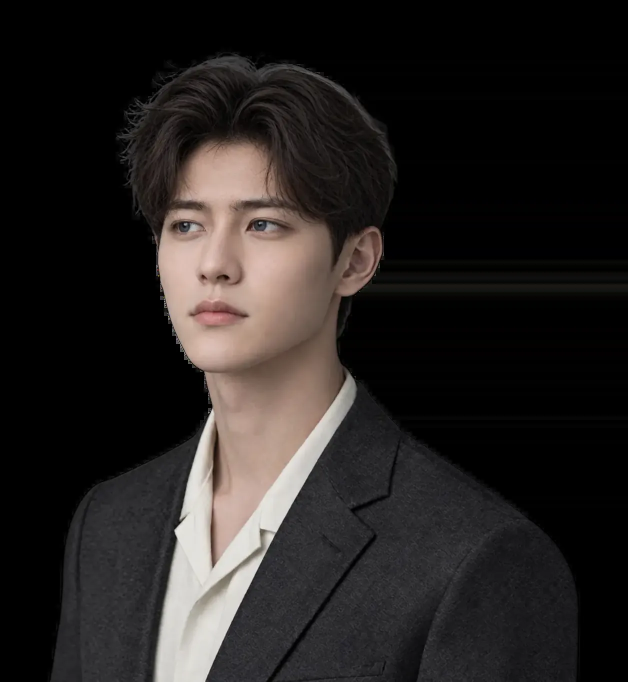
#> input picture src/ui/cast/lucas/lucas__F__hard__v01.webp, 1256 x 1363 px (shown at 1/2 size)
$ python -i stage14.py   (imports and definitions only)
#> lines starting #> are read from the running program, lines starting #| are printed output that depends on the picture
# 第十四輪大立繪檢查（#346）：看得到的範圍＝img ∩ 框（overflow:hidden 時）∩ 視窗。
#  人物（α>40）外框 → 左緣離 main/.lines 右緣、右緣離畫面邊、頭頂離選單鈕、人高/畫面高；
#  框左緣離 main 右緣（框有沒有伸進台詞欄）；框裁切的兩條直線上（左右各一欄）有沒有不透明像素（直線切到頭髮/肩膀）；
#  顯示寬×DPR 對來源檔、對原圖 1256；底列人寬；和畫面其他東西疊到不透明像素；和框本身相交的東西。
import json, sys, os, urllib.request, glob
from PIL import Image
import numpy as np
# [1 line not run here, left out]
cache={}
def alpha(src):
    if src not in cache:
        p=f"{C}/{src.split('//')[1].split('/')[0].split(':')[-1]}-{src.split('/')[-1]}"
        if not os.path.exists(p): urllib.request.urlretrieve(src,p)
        cache[src]=np.asarray(Image.open(p).convert('RGBA'))[...,3]
    return cache[src]
TH=40
out=sys.argv[1]; files=sys.argv[2:]
rows=[]
# [46 lines not run here, left out]
grp={}
# [1 line not run here, left out]
def agg(v,key):
    xs=[x[key] for x in v if x[key] is not None]
    return (min(xs),max(xs)) if xs else None
# [7 lines not run here, left out]

>>> import cv2
>>> picture = cv2.imread('../../../../src/ui/cast/lucas/lucas__F__hard__v01.webp', cv2.IMREAD_GRAYSCALE)
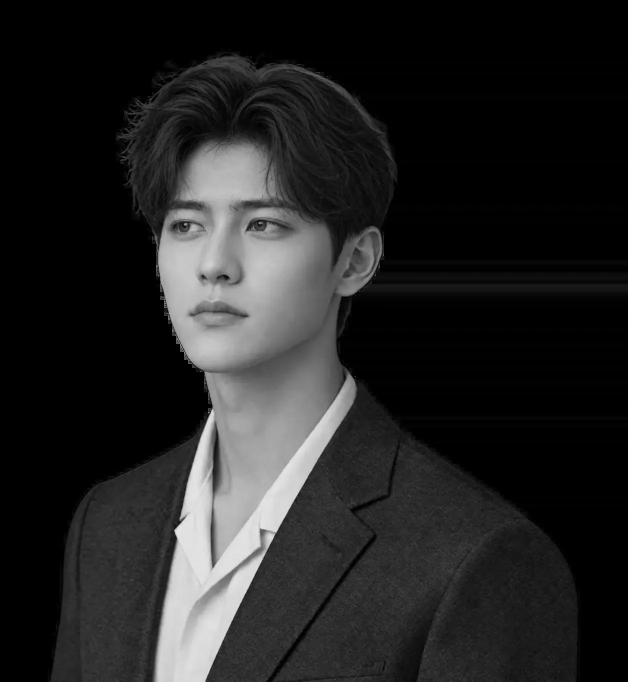
#> picture: shape (1363, 1256) (shown at 1/2 size); min 0, max 255, mean 35.3
#> (the run stopped early here; a loop or call above may not have finished)

$ run again, on src/ui/cast/lucas/144/lucas__F__panic__v01.webp
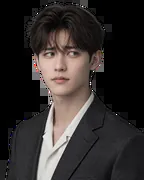
#> input picture src/ui/cast/lucas/144/lucas__F__panic__v01.webp, 144 x 180 px
#> `picture = cv2.imread('../../../../src/ui/cast/lucas/lucas__F__hard__v0..`:
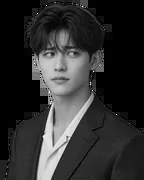
#> picture: shape (180, 144); min 0, max 255, mean 47.1
